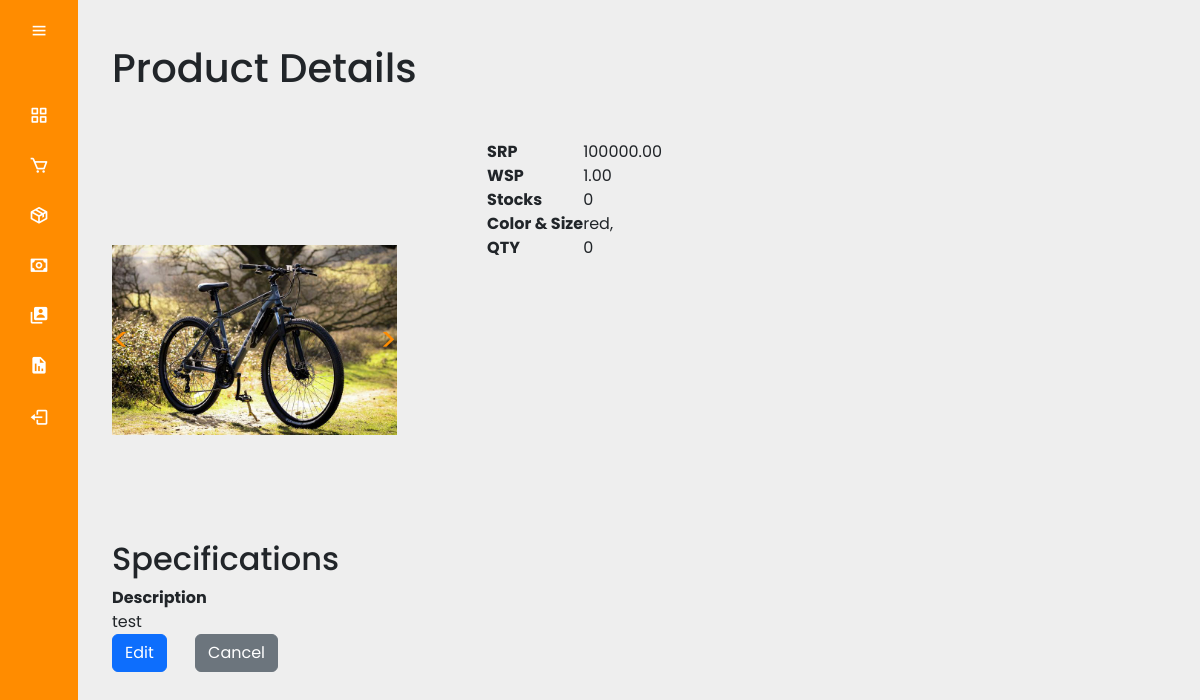
Screenshot of /admin/product_details.php?product_id=14 (signed in) with the database file from the repository.
### tables this page shows
CREATE TABLE `products` (
  `product_id` int(11) NOT NULL,
  `product_name` varchar(100) NOT NULL,
  `product_category` varchar(100) NOT NULL,
  `product_description` varchar(255) NOT NULL,
  `product_image` varchar(255) NOT NULL,
  `product_image2` varchar(255) NOT NULL,
  `product_image3` varchar(255) NOT NULL,
  `product_image4` varchar(255) NOT NULL,
  `product_price` decimal(8,2) NOT NULL,
  `product_bp` decimal(8,2) NOT NULL,
  `product_wsp` decimal(8,2) NOT NULL,
  `product_special_offer` decimal(10,2) NOT NULL,
  `product_color` text NOT NULL,
  `product_size` varchar(250) NOT NULL,
  `product_quantity` int(11) NOT NULL
);

### admin/product_details.php (the view, shortened to what this page needs)
<?php include('header.php'); ?>
<?php
$product_id = $_GET['product_id'];
$stmt = $conn->prepare("SELECT * FROM products WHERE product_id = ?");
$stmt->bind_param("i", $product_id);
$stmt->execute();
$result = $stmt->get_result();
$product = $result->fetch_assoc();
?>
<?php include('security.php');
include('sidemenu.php'); ?>
<link rel="stylesheet" type="text/css" href="admin_style.css">
<div class="main-content">
    <div class="container-fluid">
        <h1 class="my-4">Product Details</h1>
        <div class="product-details-container mt-5">
            <div class="product-image">
                <div class="product-carousel-container">
                    <div class="product-carousel">
                        <img src="<?php echo "../assets/imgs/".$product['product_image']; ?>" alt="Product Image" class="img-fluid carousel-image active" onclick="carouselNext()">
                    </div>
                    <div class="carousel-navigation">
                        <button class="carousel-button" onclick="carouselPrevious()">&lt;</button>
                        <button class="carousel-button" onclick="carouselNext()">&gt;</button>
                    </div>
                </div>
            </div>
            <div class="product-info">
                <table class="product-table">
                    <tr>
                        <th>SRP</th>
                        <td><?php echo $product['product_price']; ?></td>
                    </tr>
                    <tr>
                        <th>WSP</th>
                        <td><?php echo $product['product_special_offer']; ?></td>
                    </tr>
                    <tr>
                        <th>Stocks</th>
                        <td><?php echo $product['product_quantity']; ?></td>
                    </tr>
                    <tr>
                        <th>Color & Size</th>
                        <td><?php echo $product['product_color']; ?>, <?php echo $product['product_size']; ?></td>
                    </tr>
                    <tr>
                        <th>QTY</th>
                        <td><?php echo $product['product_quantity']; ?></td>
                    </tr>
                </table>
            </div>
        </div>
        <div class="specifications-box">
            <h2>Specifications</h2>
            <table class="specifications-table">
                <tr>
                    <th>Description</th>
                </tr>
                <tr>
                    <td class="description-details"><?php echo $product['product_description']; ?></td>
                </tr>
            </table>
        </div>
        <div class="buttons-container">
            <a href="edit_product.php?product_id=<?php echo $product['product_id']; ?>" class="btn btn-primary me-4">Edit</a>
            <a href="inventory.php" class="btn btn-secondary">Cancel</a>
        </div>
    </div>
</div>

### assets/css/admin_style.css (style rules this page uses)
* { margin: 0; padding: 0; box-sizing: border-box; font-family: 'Poppins', sans-serif; }
body { background-color: #eee; }
.main-content { position: relative; min-height: 100vh; top: 0; left: 80px; transition: all 0.5s ease; width: calc(100% - 80px); padding: 1rem; }
.product-details-container { display: flex; flex-direction: row; }
.product-image { height: 400px; width: 400px; margin-right: 40px; }
.product-info { display: flex; flex-direction: row; }
.main-content { padding: 20px; }
.product-details-container { display: flex; align-items: flex-start; justify-content: flex-start; gap: 50px; }

### rows the page displays
products: product_image (picture), product_price "100000.00", product_special_offer "1.00", product_quantity "0", product_color "red", product_description "test"
